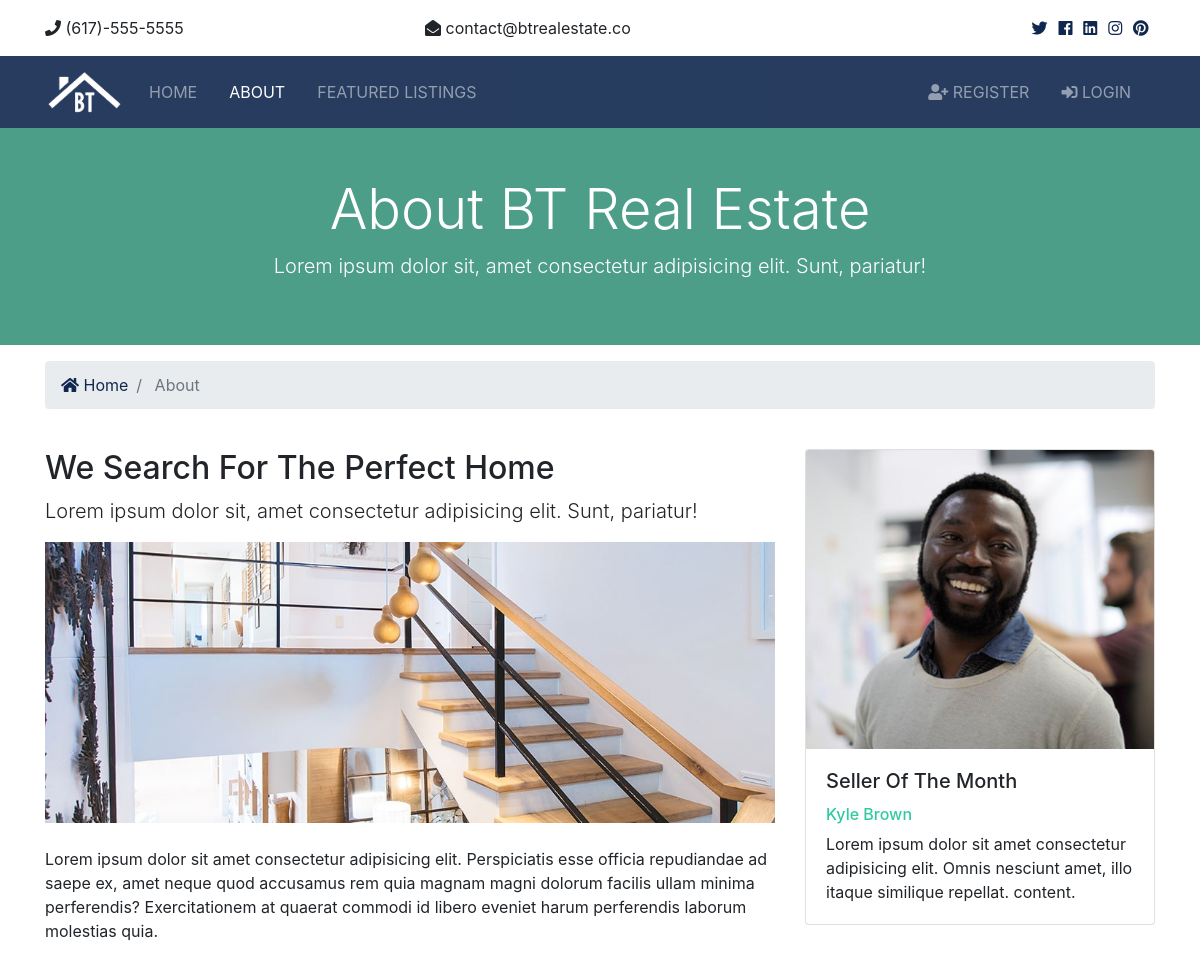
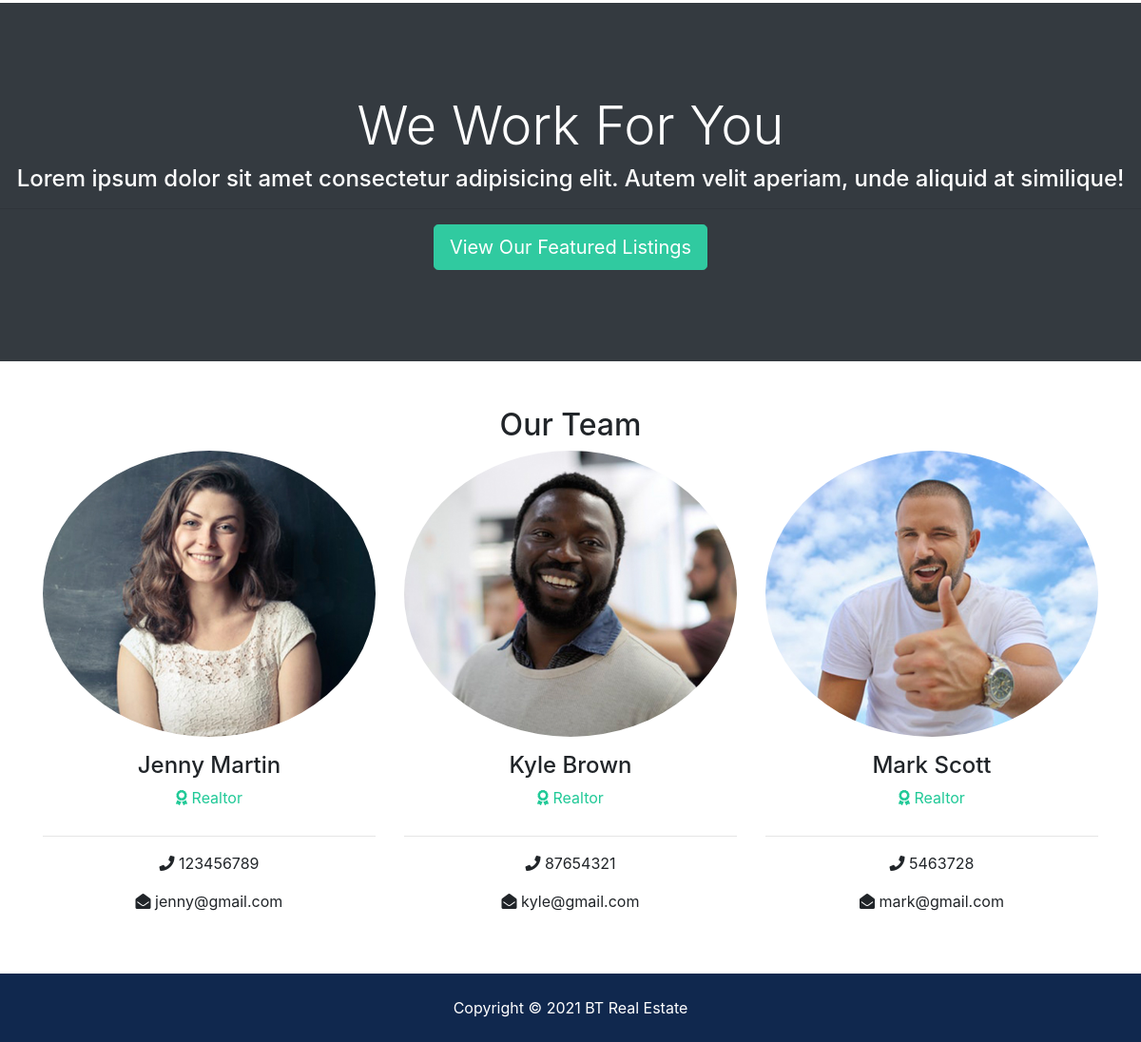
The page /about/ on the database its author committed (2 pictures, top to bottom).
### realtors/models.py (models this page shows, shortened)
class Realtor(models.Model):
    name = models.CharField(max_length=200)
    photo = models.ImageField(upload_to='photos/%Y/%m/%d/')
    description = models.TextField(blank=True)
    phone = models.CharField(max_length=200)
    email = models.CharField(max_length=200)
    is_mvp = models.BooleanField(default=False)
    hire_date = models.DateTimeField(default=datetime.now, blank=True)

### pages/views.py (the view)
# urls.py: path('about/', views.about, name='about'),
def about(request):
    seller_of_the_month = Realtor.objects.all().filter(is_mvp=True)
    realtors = Realtor.objects.all()
    context = {
        'realtors':realtors,
        'seller_of_the_month':seller_of_the_month,
    }
    return render(request, 'pages/about.html', context)

### templates/pages/about.html
{% extends 'base.html' %}
{% load static %}
{% block content %}
  <section id="showcase-inner" class="py-5 text-white">
    <div class="container">
      <div class="row text-center">
        <div class="col-md-12">
          <h1 class="display-4">About BT Real Estate</h1>
          <p class="lead">Lorem ipsum dolor sit, amet consectetur adipisicing elit. Sunt, pariatur!</p>
        </div>
      </div>
    </div>
  </section>
  <section id="bc" class="mt-3">
    <div class="container">
      <nav aria-label="breadcrumb">
        <ol class="breadcrumb">
          <li class="breadcrumb-item">
            <a href="{% url 'index'%}">
              <i class="fas fa-home"></i> Home</a>
          </li>
          <li class="breadcrumb-item active"> About</li>
        </ol>
      </nav>
    </div>
  </section>
  <section id="about" class="py-4">
    <div class="container">
      <div class="row">
        <div class="col-md-8">
          <h2>We Search For The Perfect Home</h2>
          <p class="lead">Lorem ipsum dolor sit, amet consectetur adipisicing elit. Sunt, pariatur!</p>
          <img src="{% static 'img/about.jpg'%}" alt="">
          <p class="mt-4">Lorem ipsum dolor sit amet consectetur adipisicing elit. Perspiciatis esse officia repudiandae ad saepe ex, amet
            neque quod accusamus rem quia magnam magni dolorum facilis ullam minima perferendis? Exercitationem at quaerat
            commodi id libero eveniet harum perferendis laborum molestias quia.</p>
        </div>
        {% if seller_of_the_month %}
        <div class="col-md-4">
          {% for seller in seller_of_the_month %}
          <div class="card">
            <img class="card-img-top" src="{{ seller.photo.url }}" alt="Seller of the month">
            <div class="card-body">
              <h5 class="card-title">Seller Of The Month</h5>
              <h6 class="text-secondary">{{ seller.name }}</h6>
              <p class="card-text">Lorem ipsum dolor sit amet consectetur adipisicing elit. Omnis nesciunt amet, illo itaque similique repellat.
                content.
              </p>
            </div>
          </div>
          {% endfor %}
        </div>
        {% endif %}
      </div>
    </div>
  </section>
  <section id="work" class="bg-dark text-white text-center">
    <h2 class="display-4">We Work For You</h2>
    <h4>Lorem ipsum dolor sit amet consectetur adipisicing elit. Autem velit aperiam, unde aliquid at similique!</h4>
    <hr>
    <a href="listings.html" class="btn btn-secondary text-white btn-lg">View Our Featured Listings</a>
  </section>
  <section id="team" class="py-5">
    <div class="container">
      <h2 class="text-center">Our Team</h2>
      <div class="row text-center">
        {% for realtor in realtors %}
        <div class="col-md-4">
          <img src="{{ realtor.photo.url }}" alt="" class="rounded-circle mb-3">
          <h4>{{ realtor.name }}</h4>
          <p class="text-success">
            <i class="fas fa-award text-success mb-3"></i> Realtor</p>
          <hr>
          <p>
            <i class="fas fa-phone"></i> {{ realtor.phone }}</p>
          <p>
            <i class="fas fa-envelope-open"></i> {{ realtor.email }}</p>
        </div>
        {% endfor %}
      </div>
    </div>
  </section>
{% endblock content %}

### btre/static/css/all.css (style rules this page uses)
.fa, .fas, .far, .fal, .fab { -moz-osx-font-smoothing: grayscale; -webkit-font-smoothing: antialiased; display: inline-block; font-style: normal; font-variant: normal; text-rendering: auto; line-height: 1; }
.fa-award:before { content: "\f559"; }
.fa-envelope-open:before { content: "\f2b6"; }
.fa-home:before { content: "\f015"; }
.fa-phone:before { content: "\f095"; }
.fa, .fas { font-family: 'Font Awesome 5 Free'; font-weight: 900; }

### btre/static/css/style.css (style rules this page uses)
.btn-secondary { color: #fff !important; }
img { width: 100%; }
#showcase-inner { background: url(../img/building.jpg) no-repeat top center fixed/cover; position: relative; overflow: hidden; min-height: 200px; }
#showcase-inner::before { content: ''; position: absolute; top: 0; left: 0; min-height: 100%; width: 100%; background: rgba(32, 134, 107, 0.8); }
#work { padding: 6rem 0; }

### rows shown on the page
Realtor: photo (picture), name "Kyle Brown", phone "87654321", email "kyle@gmail.com"
Realtor: photo (picture), name "Jenny Martin", phone "123456789", email "jenny@gmail.com"
Realtor: photo (picture), name "Mark Scott", phone "5463728", email "mark@gmail.com"
